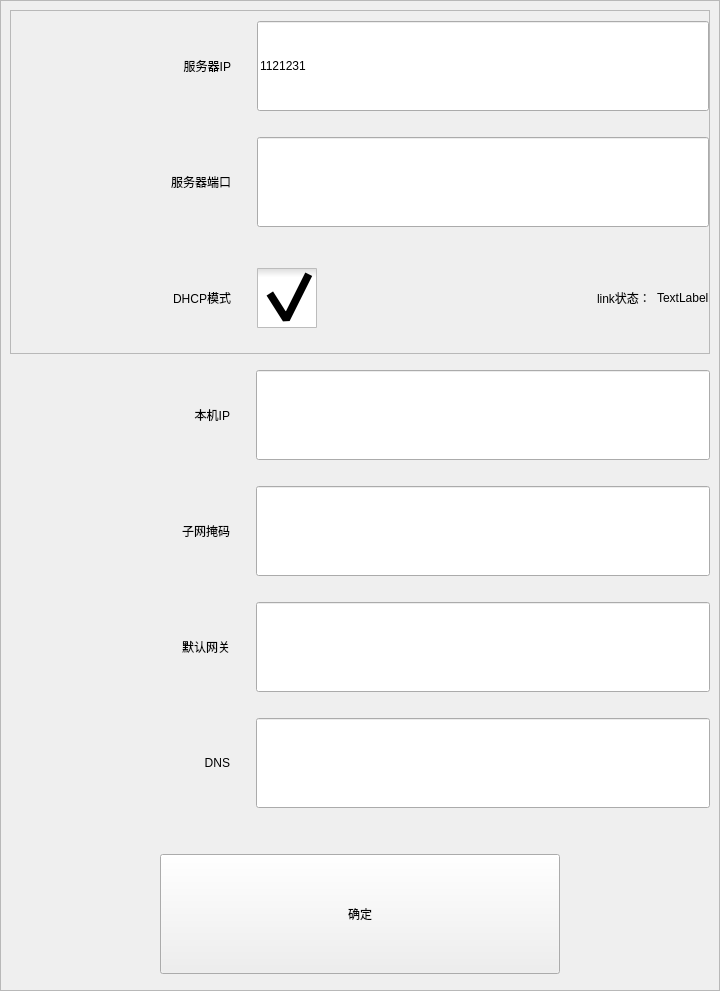
<?xml version="1.0" encoding="UTF-8"?>
<ui version="4.0">
 <class>Widget_NetParamSetting</class>
 <widget class="QWidget" name="Widget_NetParamSetting">
  <property name="geometry">
   <rect>
    <x>0</x>
    <y>0</y>
    <width>720</width>
    <height>991</height>
   </rect>
  </property>
  <property name="minimumSize">
   <size>
    <width>0</width>
    <height>0</height>
   </size>
  </property>
  <property name="maximumSize">
   <size>
    <width>16777215</width>
    <height>16777215</height>
   </size>
  </property>
  <property name="windowTitle">
   <string>Form</string>
  </property>
  <layout class="QVBoxLayout" name="verticalLayout">
   <property name="spacing">
    <number>0</number>
   </property>
   <property name="leftMargin">
    <number>0</number>
   </property>
   <property name="topMargin">
    <number>0</number>
   </property>
   <property name="rightMargin">
    <number>0</number>
   </property>
   <property name="bottomMargin">
    <number>0</number>
   </property>
   <item>
    <widget class="QFrame" name="frame">
     <property name="frameShape">
      <enum>QFrame::StyledPanel</enum>
     </property>
     <property name="frameShadow">
      <enum>QFrame::Raised</enum>
     </property>
     <layout class="QVBoxLayout" name="verticalLayout_3">
      <item>
       <widget class="QFrame" name="fold_frame">
        <property name="frameShape">
         <enum>QFrame::StyledPanel</enum>
        </property>
        <property name="frameShadow">
         <enum>QFrame::Raised</enum>
        </property>
        <layout class="QVBoxLayout" name="verticalLayout_2">
         <property name="leftMargin">
          <number>0</number>
         </property>
         <property name="topMargin">
          <number>0</number>
         </property>
         <property name="rightMargin">
          <number>0</number>
         </property>
         <property name="bottomMargin">
          <number>0</number>
         </property>
         <item>
          <layout class="QHBoxLayout" name="layout_server_ip">
           <property name="topMargin">
            <number>10</number>
           </property>
           <property name="bottomMargin">
            <number>10</number>
           </property>
           <item>
            <widget class="QLabel" name="label_15">
             <property name="minimumSize">
              <size>
               <width>220</width>
               <height>0</height>
              </size>
             </property>
             <property name="maximumSize">
              <size>
               <width>150</width>
               <height>16777215</height>
              </size>
             </property>
             <property name="text">
              <string>服务器IP</string>
             </property>
             <property name="alignment">
              <set>Qt::AlignRight|Qt::AlignTrailing|Qt::AlignVCenter</set>
             </property>
            </widget>
           </item>
           <item>
            <spacer name="horizontalSpacer_2">
             <property name="orientation">
              <enum>Qt::Horizontal</enum>
             </property>
             <property name="sizeType">
              <enum>QSizePolicy::Minimum</enum>
             </property>
             <property name="sizeHint" stdset="0">
              <size>
               <width>20</width>
               <height>20</height>
              </size>
             </property>
            </spacer>
           </item>
           <item>
            <widget class="QLineEdit" name="server_ip">
             <property name="minimumSize">
              <size>
               <width>0</width>
               <height>90</height>
              </size>
             </property>
             <property name="text">
              <string>1121231</string>
             </property>
             <property name="readOnly">
              <bool>false</bool>
             </property>
            </widget>
           </item>
          </layout>
         </item>
         <item>
          <layout class="QHBoxLayout" name="layout_server_port">
           <property name="topMargin">
            <number>10</number>
           </property>
           <property name="bottomMargin">
            <number>10</number>
           </property>
           <item>
            <widget class="QLabel" name="label_14">
             <property name="minimumSize">
              <size>
               <width>220</width>
               <height>0</height>
              </size>
             </property>
             <property name="maximumSize">
              <size>
               <width>150</width>
               <height>16777215</height>
              </size>
             </property>
             <property name="text">
              <string>服务器端口</string>
             </property>
             <property name="alignment">
              <set>Qt::AlignRight|Qt::AlignTrailing|Qt::AlignVCenter</set>
             </property>
            </widget>
           </item>
           <item>
            <spacer name="horizontalSpacer_5">
             <property name="orientation">
              <enum>Qt::Horizontal</enum>
             </property>
             <property name="sizeType">
              <enum>QSizePolicy::Minimum</enum>
             </property>
             <property name="sizeHint" stdset="0">
              <size>
               <width>20</width>
               <height>20</height>
              </size>
             </property>
            </spacer>
           </item>
           <item>
            <widget class="QLineEdit" name="server_port">
             <property name="minimumSize">
              <size>
               <width>0</width>
               <height>90</height>
              </size>
             </property>
             <property name="inputMethodHints">
              <set>Qt::ImhPreferNumbers</set>
             </property>
             <property name="readOnly">
              <bool>false</bool>
             </property>
            </widget>
           </item>
          </layout>
         </item>
         <item>
          <layout class="QHBoxLayout" name="layout_dhcp">
           <property name="topMargin">
            <number>10</number>
           </property>
           <property name="bottomMargin">
            <number>10</number>
           </property>
           <item>
            <widget class="QLabel" name="label_12">
             <property name="minimumSize">
              <size>
               <width>220</width>
               <height>0</height>
              </size>
             </property>
             <property name="maximumSize">
              <size>
               <width>150</width>
               <height>16777215</height>
              </size>
             </property>
             <property name="text">
              <string>DHCP模式</string>
             </property>
             <property name="alignment">
              <set>Qt::AlignRight|Qt::AlignTrailing|Qt::AlignVCenter</set>
             </property>
            </widget>
           </item>
           <item>
            <spacer name="horizontalSpacer_6">
             <property name="orientation">
              <enum>Qt::Horizontal</enum>
             </property>
             <property name="sizeType">
              <enum>QSizePolicy::Minimum</enum>
             </property>
             <property name="sizeHint" stdset="0">
              <size>
               <width>20</width>
               <height>20</height>
              </size>
             </property>
            </spacer>
           </item>
           <item>
            <widget class="QCheckBox" name="eth_is_dhcp">
             <property name="minimumSize">
              <size>
               <width>0</width>
               <height>90</height>
              </size>
             </property>
             <property name="maximumSize">
              <size>
               <width>200</width>
               <height>16777215</height>
              </size>
             </property>
             <property name="styleSheet">
              <string notr="true">QCheckBox::indicator {width: 60px;height: 60px;}</string>
             </property>
             <property name="text">
              <string/>
             </property>
             <property name="iconSize">
              <size>
               <width>30</width>
               <height>16</height>
              </size>
             </property>
             <property name="checkable">
              <bool>true</bool>
             </property>
             <property name="checked">
              <bool>true</bool>
             </property>
             <property name="tristate">
              <bool>false</bool>
             </property>
            </widget>
           </item>
           <item>
            <spacer name="horizontalSpacer">
             <property name="orientation">
              <enum>Qt::Horizontal</enum>
             </property>
             <property name="sizeHint" stdset="0">
              <size>
               <width>40</width>
               <height>20</height>
              </size>
             </property>
            </spacer>
           </item>
           <item>
            <widget class="QLabel" name="label_2">
             <property name="text">
              <string>link状态：</string>
             </property>
            </widget>
           </item>
           <item>
            <widget class="QLabel" name="link_state">
             <property name="text">
              <string>TextLabel</string>
             </property>
            </widget>
           </item>
          </layout>
         </item>
        </layout>
       </widget>
      </item>
      <item>
       <layout class="QHBoxLayout" name="horizontalLayout_8">
        <property name="topMargin">
         <number>10</number>
        </property>
        <property name="bottomMargin">
         <number>10</number>
        </property>
        <item>
         <widget class="QLabel" name="label_9">
          <property name="minimumSize">
           <size>
            <width>220</width>
            <height>0</height>
           </size>
          </property>
          <property name="maximumSize">
           <size>
            <width>150</width>
            <height>16777215</height>
           </size>
          </property>
          <property name="text">
           <string>本机IP</string>
          </property>
          <property name="alignment">
           <set>Qt::AlignRight|Qt::AlignTrailing|Qt::AlignVCenter</set>
          </property>
          <property name="margin">
           <number>0</number>
          </property>
         </widget>
        </item>
        <item>
         <spacer name="horizontalSpacer_7">
          <property name="orientation">
           <enum>Qt::Horizontal</enum>
          </property>
          <property name="sizeType">
           <enum>QSizePolicy::Minimum</enum>
          </property>
          <property name="sizeHint" stdset="0">
           <size>
            <width>20</width>
            <height>20</height>
           </size>
          </property>
         </spacer>
        </item>
        <item>
         <widget class="QLineEdit" name="eth_ip">
          <property name="minimumSize">
           <size>
            <width>0</width>
            <height>90</height>
           </size>
          </property>
          <property name="readOnly">
           <bool>false</bool>
          </property>
         </widget>
        </item>
       </layout>
      </item>
      <item>
       <layout class="QHBoxLayout" name="horizontalLayout_9">
        <property name="topMargin">
         <number>10</number>
        </property>
        <property name="bottomMargin">
         <number>10</number>
        </property>
        <item>
         <widget class="QLabel" name="label_10">
          <property name="minimumSize">
           <size>
            <width>220</width>
            <height>0</height>
           </size>
          </property>
          <property name="maximumSize">
           <size>
            <width>150</width>
            <height>16777215</height>
           </size>
          </property>
          <property name="text">
           <string>子网掩码</string>
          </property>
          <property name="alignment">
           <set>Qt::AlignRight|Qt::AlignTrailing|Qt::AlignVCenter</set>
          </property>
         </widget>
        </item>
        <item>
         <spacer name="horizontalSpacer_8">
          <property name="orientation">
           <enum>Qt::Horizontal</enum>
          </property>
          <property name="sizeType">
           <enum>QSizePolicy::Minimum</enum>
          </property>
          <property name="sizeHint" stdset="0">
           <size>
            <width>20</width>
            <height>20</height>
           </size>
          </property>
         </spacer>
        </item>
        <item>
         <widget class="QLineEdit" name="eth_mask">
          <property name="minimumSize">
           <size>
            <width>0</width>
            <height>90</height>
           </size>
          </property>
          <property name="inputMethodHints">
           <set>Qt::ImhNone</set>
          </property>
          <property name="readOnly">
           <bool>false</bool>
          </property>
         </widget>
        </item>
       </layout>
      </item>
      <item>
       <layout class="QHBoxLayout" name="horizontalLayout_10">
        <property name="topMargin">
         <number>10</number>
        </property>
        <property name="bottomMargin">
         <number>10</number>
        </property>
        <item>
         <widget class="QLabel" name="label_11">
          <property name="minimumSize">
           <size>
            <width>220</width>
            <height>0</height>
           </size>
          </property>
          <property name="maximumSize">
           <size>
            <width>150</width>
            <height>16777215</height>
           </size>
          </property>
          <property name="text">
           <string>默认网关</string>
          </property>
          <property name="alignment">
           <set>Qt::AlignRight|Qt::AlignTrailing|Qt::AlignVCenter</set>
          </property>
         </widget>
        </item>
        <item>
         <spacer name="horizontalSpacer_9">
          <property name="orientation">
           <enum>Qt::Horizontal</enum>
          </property>
          <property name="sizeType">
           <enum>QSizePolicy::Minimum</enum>
          </property>
          <property name="sizeHint" stdset="0">
           <size>
            <width>20</width>
            <height>20</height>
           </size>
          </property>
         </spacer>
        </item>
        <item>
         <widget class="QLineEdit" name="eth_gateway">
          <property name="minimumSize">
           <size>
            <width>0</width>
            <height>90</height>
           </size>
          </property>
         </widget>
        </item>
       </layout>
      </item>
      <item>
       <layout class="QHBoxLayout" name="horizontalLayout_12">
        <property name="topMargin">
         <number>10</number>
        </property>
        <property name="bottomMargin">
         <number>10</number>
        </property>
        <item>
         <widget class="QLabel" name="label_13">
          <property name="minimumSize">
           <size>
            <width>220</width>
            <height>0</height>
           </size>
          </property>
          <property name="maximumSize">
           <size>
            <width>150</width>
            <height>16777215</height>
           </size>
          </property>
          <property name="text">
           <string>DNS</string>
          </property>
          <property name="alignment">
           <set>Qt::AlignRight|Qt::AlignTrailing|Qt::AlignVCenter</set>
          </property>
         </widget>
        </item>
        <item>
         <spacer name="horizontalSpacer_10">
          <property name="orientation">
           <enum>Qt::Horizontal</enum>
          </property>
          <property name="sizeType">
           <enum>QSizePolicy::Minimum</enum>
          </property>
          <property name="sizeHint" stdset="0">
           <size>
            <width>20</width>
            <height>20</height>
           </size>
          </property>
         </spacer>
        </item>
        <item>
         <widget class="QLineEdit" name="eth_dns">
          <property name="minimumSize">
           <size>
            <width>0</width>
            <height>90</height>
           </size>
          </property>
         </widget>
        </item>
       </layout>
      </item>
      <item>
       <layout class="QHBoxLayout" name="horizontalLayout_2">
        <property name="topMargin">
         <number>30</number>
        </property>
        <item>
         <spacer name="horizontalSpacer_3">
          <property name="orientation">
           <enum>Qt::Horizontal</enum>
          </property>
          <property name="sizeHint" stdset="0">
           <size>
            <width>40</width>
            <height>20</height>
           </size>
          </property>
         </spacer>
        </item>
        <item>
         <widget class="QPushButton" name="confirm_bt">
          <property name="minimumSize">
           <size>
            <width>400</width>
            <height>120</height>
           </size>
          </property>
          <property name="text">
           <string>确定</string>
          </property>
         </widget>
        </item>
        <item>
         <spacer name="horizontalSpacer_4">
          <property name="orientation">
           <enum>Qt::Horizontal</enum>
          </property>
          <property name="sizeHint" stdset="0">
           <size>
            <width>40</width>
            <height>20</height>
           </size>
          </property>
         </spacer>
        </item>
       </layout>
      </item>
      <item>
       <spacer name="verticalSpacer">
        <property name="orientation">
         <enum>Qt::Vertical</enum>
        </property>
        <property name="sizeHint" stdset="0">
         <size>
          <width>20</width>
          <height>40</height>
         </size>
        </property>
       </spacer>
      </item>
     </layout>
    </widget>
   </item>
  </layout>
 </widget>
 <resources/>
 <connections/>
</ui>
